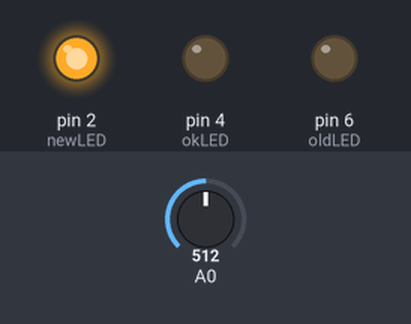
The sketch below on a simulated Arduino Uno, built with avr-gcc and run on an emulated ATmega328P. On the bench: output pins drawn as LEDs (lit = HIGH). The test bench sets the inputs (shaded band); at power-on: A0 = 512.

Above: at 2.8 s.
2.9 s: A0 set to 351
8.9 s: A0 set to 323
At 10.5 s:
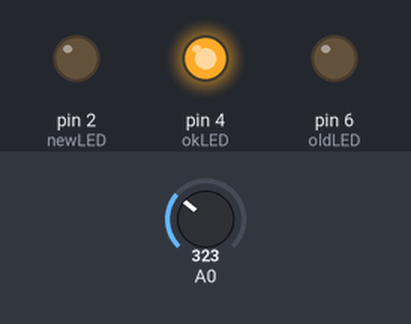
14.9 s: A0 set to 303
18.4 s: A0 set to 275
At 20.5 s:
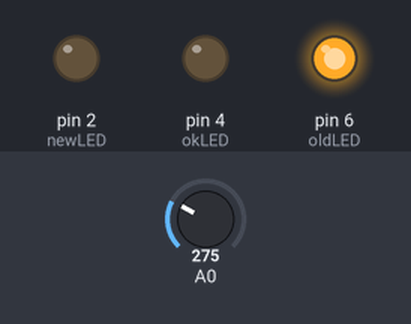
24.4 s: A0 set to 306
At 26.3 s:
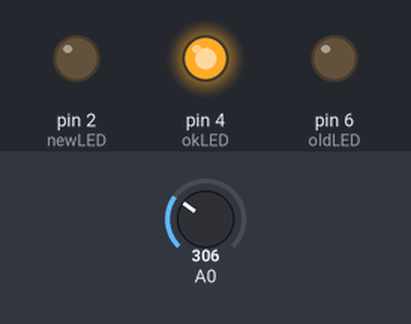
30.4 s: A0 set to 122
At 33.3 s:
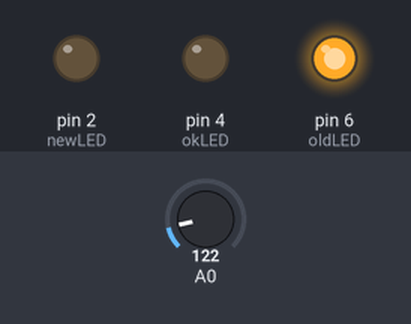
Timing chart, 0 to 34.8 s (numbered marks = the images above; inputs shaded):
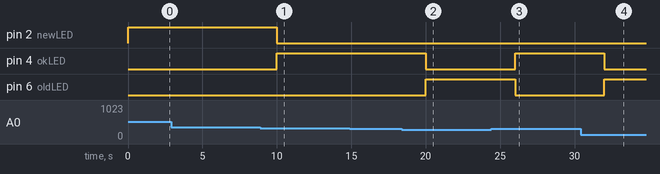

Measured:
- the behaviour switches between 334 and 333 on A0 (found by bisection; images 0 and 1)
- the behaviour switches between 292 and 291 on A0 (found by bisection; images 1 and 2)
- after the input at 8.9 s, pin 2 (newLED): HIGH → LOW after 1.1 s; pin 4 (okLED): LOW → HIGH after 1.1 s
- after the input at 18.4 s, pin 4 (okLED): HIGH → LOW after 1.6 s; pin 6 (oldLED): LOW → HIGH after 1.6 s
- after the input at 24.4 s, pin 4 (okLED): LOW → HIGH after 1.6 s; pin 6 (oldLED): HIGH → LOW after 1.6 s
- after the input at 30.4 s, pin 4 (okLED): HIGH → LOW after 1.6 s; pin 6 (oldLED): LOW → HIGH after 1.6 s

The sketch:

Battery_Tester.ino
```cpp
//Creating a Single-Cell Battery Tester
#define newLED 2  // green LED  'new'
#define okLED  4  // yellow LED 'ok'
#define oldLED 6  // red LED    'old'

int analogValue = 0;
float voltage = 0;
int ledDelay = 2000;

void setup()
{
  pinMode(newLED, OUTPUT);
  pinMode(okLED, OUTPUT);
  pinMode(oldLED, OUTPUT);
  }

void loop()
{
  analogValue = analogRead(0);
  voltage = 0.0048*analogValue;
  if ( voltage >= 1.6 )
  {
    digitalWrite(newLED, HIGH);
    delay(ledDelay);
    digitalWrite(newLED, LOW);
    }
    else if ( voltage < 1.6 && voltage > 1.4 )
    {
      digitalWrite(okLED, HIGH);
      delay(ledDelay);
      digitalWrite(okLED, LOW);
      }
      else if ( voltage <= 1.4 )
      {
       digitalWrite(oldLED, HIGH);
       delay(ledDelay);
       digitalWrite(oldLED, LOW);
       }
       }
```
